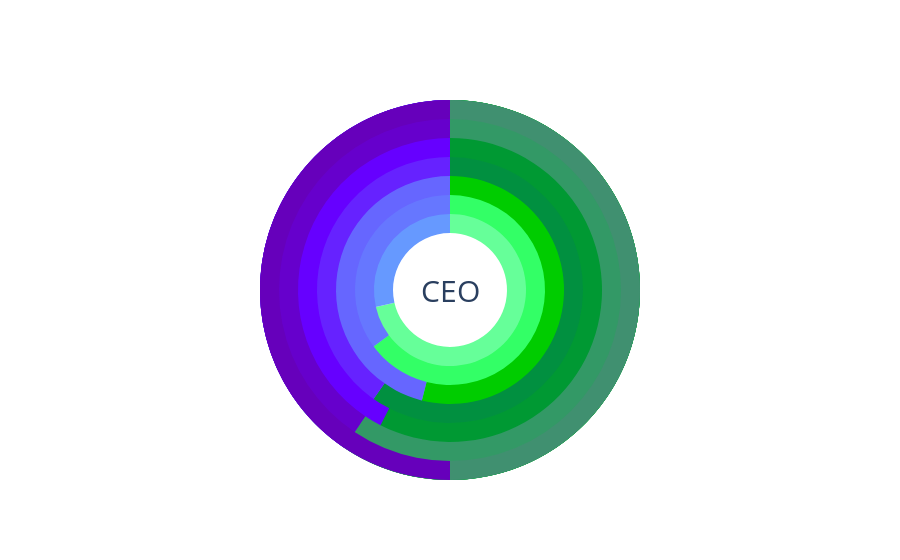

Notebook code cell kept with this figure:
### Code cell
fig2.update_layout(
    title_x=0.5,
    annotations=[dict(text='CEO', x=0.5, y=0.5, font_size=30, showarrow=False)],
    showlegend=False,    
)

### Figure 1 — Plotly figure (JSON) as saved in the notebook; plotly's stock layout.template omitted (floating-point values rounded to 4 significant figures)
{"data": [{"direction": "counterclockwise", "hole": 0.3, "hovertext": "Insert target here.", "labels": ["Male Executives", "Female Executives"], "marker": {"colors": ["#66ff99", "#6699ff"]}, "textinfo": "none", "textposition": "inside", "type": "pie", "values": [100, 40]}, {"direction": "counterclockwise", "hole": 0.4, "hovertext": "Insert target here.", "labels": ["Male Professionals", "Female Professionals"], "marker": {"colors": ["#33ff66", "#6677ff"]}, "textinfo": "none", "textposition": "inside", "type": "pie", "values": [18293, 9907]}, {"direction": "counterclockwise", "hole": 0.5, "hovertext": "Insert target here.", "labels": ["Male Managers", "Female Managers"], "marker": {"colors": ["#00cc00", "#6666ff"]}, "textinfo": "none", "textposition": "inside", "type": "pie", "values": [6155, 5250]}, {"direction": "counterclockwise", "hole": 0.6, "hovertext": "Insert target here.", "labels": ["Male Craft Workers", "Female Craft Workers"], "marker": {"colors": ["#019040", "#6622ff"]}, "textinfo": "none", "textposition": "inside", "type": "pie", "values": [11990, 8085]}, {"direction": "counterclockwise", "hole": 0.7, "hovertext": "Insert target here.", "labels": ["Male Sales Workers", "Female Sales Workers"], "marker": {"colors": ["#009933", "#6600ff"]}, "textinfo": "none", "textposition": "inside", "type": "pie", "values": [14685, 10830]}, {"direction": "counterclockwise", "hole": 0.8, "hovertext": "Insert target here.", "labels": ["Male Service Workers", "Female Service Workers"], "marker": {"colors": ["#339966", "#6600cc"]}, "textinfo": "none", "textposition": "inside", "type": "pie", "values": [284, 194]}, {"direction": "counterclockwise", "hole": 0.9, "hovertext": "Insert target here.", "labels": ["Male Graduate Target Intake", "Female Graduate Target Intake"], "marker": {"colors": ["#409070", "#6600bb"]}, "textinfo": "none", "textposition": "inside", "type": "pie", "values": [50, 50]}], "layout": {"annotations": [{"font": {"size": 30}, "showarrow": false, "text": "CEO", "x": 0.5, "y": 0.5}], "showlegend": false, "title": {"x": 0.5}}}
